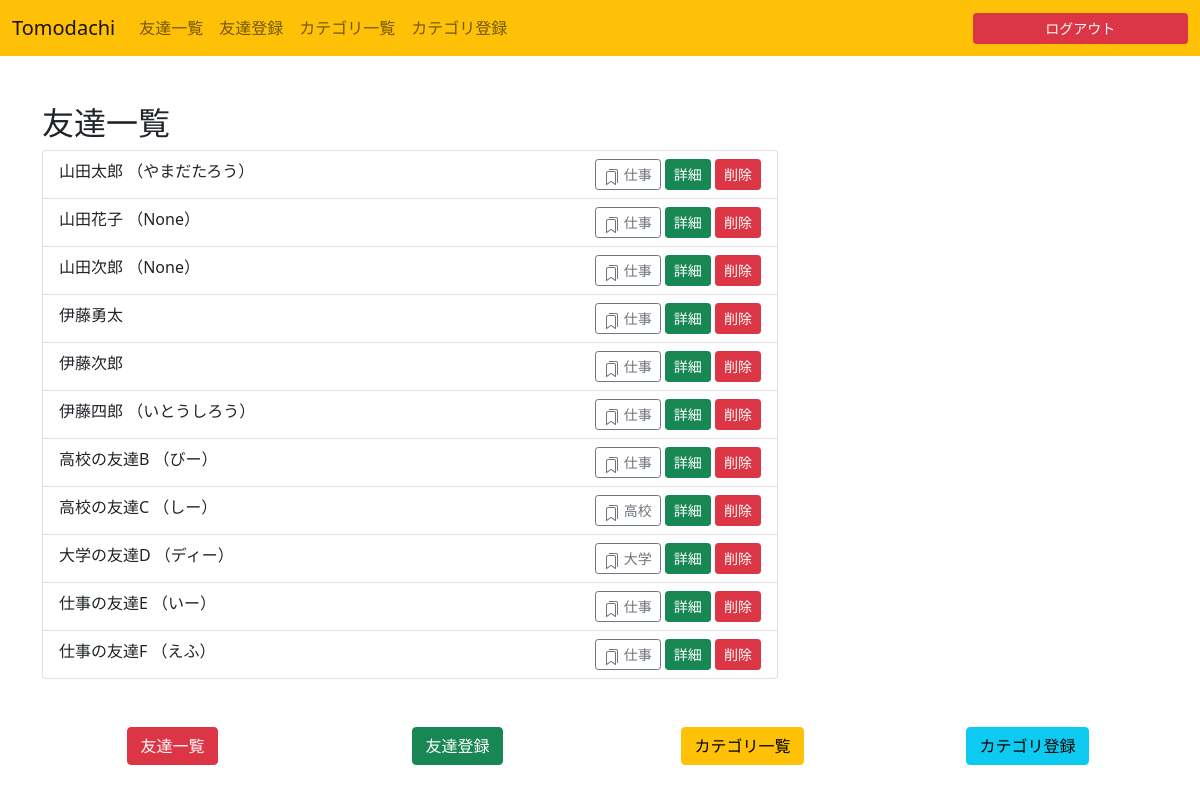
The app's page / (signed in), older data.
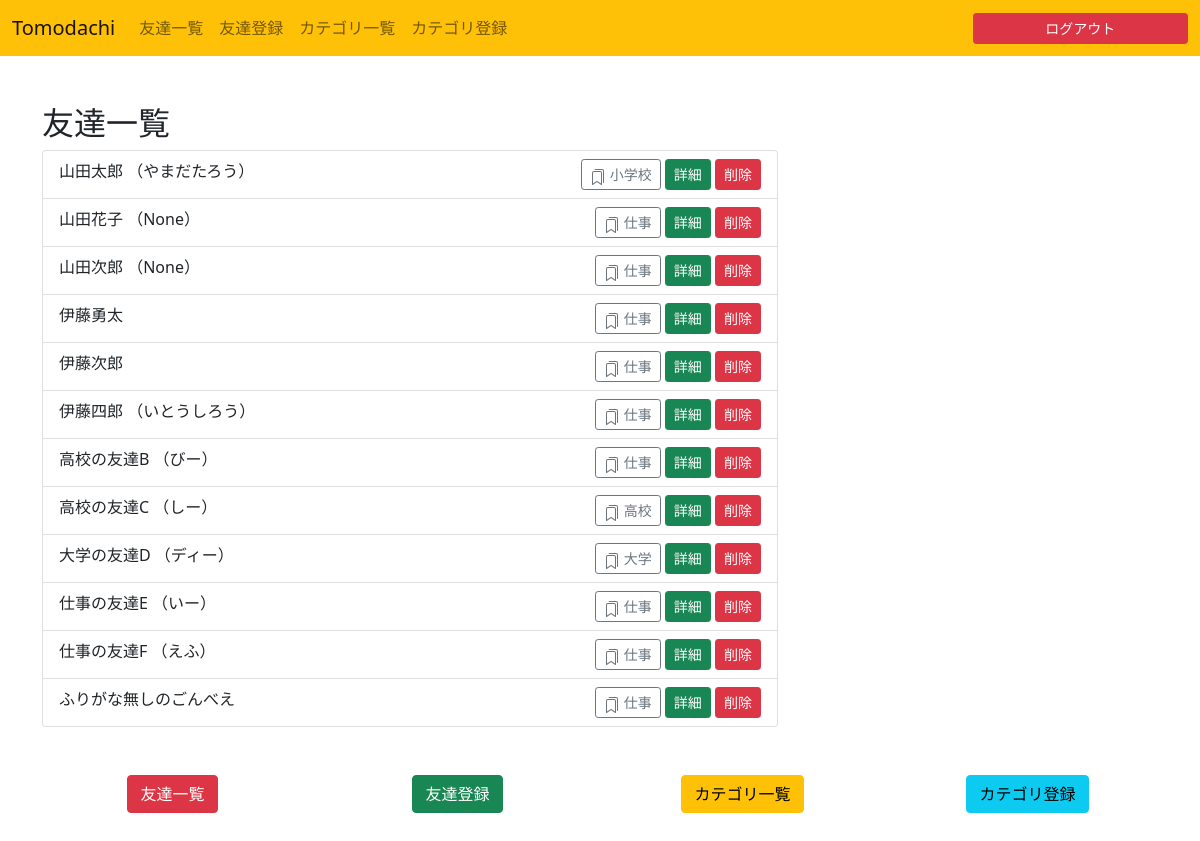
The same page, newer data.
### friendslist/models.py (models this page shows)
class Friend(models.Model):
    name = models.CharField(default="", max_length=20)
    furigana = models.CharField(blank=True, null=True, max_length=20)
    nickname = models.CharField(blank=True, null=True, max_length=20)
    sex = models.IntegerField(default=0)
    birthday = models.DateField(blank=True, null=True, auto_now=False, auto_now_add=False)
    birthplace = models.CharField(blank=True, null=True, max_length=30)
    hobby = models.CharField(blank=True, null=True, max_length=30)
    company = models.CharField(blank=True, null=True, max_length=30)
    created_at = models.DateTimeField(auto_now_add=True)
    updated_at = models.DateTimeField(auto_now=True)
    user = models.ForeignKey(get_user_model(), on_delete=models.CASCADE)
    category = models.ForeignKey(Category, on_delete=models.CASCADE, default=1)

class Category(models.Model):
    name = models.CharField(default="", max_length=20)
    created_at = models.DateTimeField(auto_now_add=True)
    updated_at = models.DateTimeField(auto_now=True)
    user = models.ForeignKey(get_user_model(), on_delete=models.CASCADE)

### friendslist/views.py (the view)
# urls.py: path('', views.index),
@login_required
def index(request):
    user = request.user
    categories = Category.objects.filter(user=user)
    first_category = categories.first()
    friends = Friend.objects.filter(user=user)
    context = {
        'friends': friends,
        'categories': categories,
        'first_category': first_category,
    }
    return render(request, 'friendslist/index.html', context)

### templates/friendslist/index.html (shortened to what this page needs)
{% extends 'friendslist/base.html' %}
{% block content %}
<main class="container mb-5">
    <div class="row">
        <div class="column col-md-8">
            <h2>友達一覧</h2>
            <ul class="list-group">
            {% for friend in friends %}
                <li class="list-group-item">
                  {{ friend.name }}
                  {% if friend.furigana is not None %}
                  （{{ friend.furigana }}）
                  {% endif %}
                  <div class="float-end">
                    <a href="/category/{{ friend.category.pk }}" class="btn btn-outline-secondary btn-sm">
                      {{ friend.category.name }}
                    </a>
                    <a href="{% url 'friend' friend.pk %}" class="btn btn-success btn-sm">詳細</a>
                    <a href="{% url 'delete' friend.pk %}" class="btn btn-danger btn-sm">削除</a>
                  </div>
                </li>
            {% endfor %}
            </ul>
        </div>
    </div>
</main>
{% endblock %}

Row changes from the older to the newer data that the page shows:
changed Friend "山田太郎": category.name "仕事" → "小学校"
added Friend: name "ふりがな無しのごんべえ", category.name "仕事"
